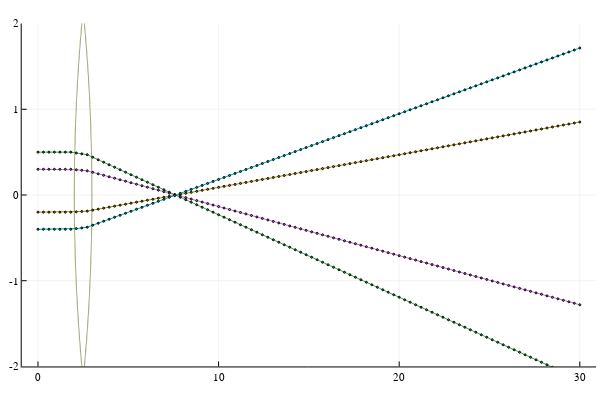

The notebook cell saved with this chart:
### Code cell
surfaces = [
    Surface((_x, _y) -> ((_x .- 7) .^ 2 + (_y) .^ 2) .- 25, 1.5, 2.5, (_x, _y) -> 1.0, (_x, _y) -> 1/1.5),
    Surface((_x, _y) -> ((_x .+ 2) .^ 2 + _y .^ 2) .- 25, 2.5, 3.5, (_x, _y) -> 1/1.5, (_x, _y) -> 1.0),
]

y1 = traceSystem(0.5, 0.5, surfaces)
y2 = traceSystem(0.3, 0.3, surfaces)
y3 = traceSystem(-0.2, -0.2, surfaces)
y4 = traceSystem(-0.4, -0.4, surfaces)
plot()
plotSurface!(surfaces[1])
plotSurface!(surfaces[2])
plot!(LinRange(0,w,n),y1, markershape=:circle, markersize=1, ylim=[-2, 2], legend=false)
plot!(LinRange(0,w,n),y2, markershape=:circle, markersize=1, ylim=[-2, 2], legend=false)
plot!(LinRange(0,w,n),y3, markershape=:circle, markersize=1, ylim=[-2, 2], legend=false)
plot!(LinRange(0,w,n),y4, markershape=:circle, markersize=1, ylim=[-2, 2], legend=false)
